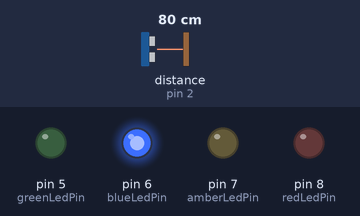
The sketch below on a simulated Arduino Uno, built with avr-gcc and run on an emulated ATmega328P. Shown: output pins drawn as LEDs (lit = HIGH). Wiring (inferred from the names in the program): ultrasonic range finder: trigger pin 4; echo pin 2. The test bench sets the inputs (shaded band); at power-on: distance to the obstacle (sensor on pin 2) 80 cm. The echo pulse lasts 58.3 µs per cm; pins used as bus, display or sensor lines are not drawn.

Above: at 1.2 s.
1.3 s: distance to the obstacle (sensor on pin 2) set to 70 cm
At 1.9 s:
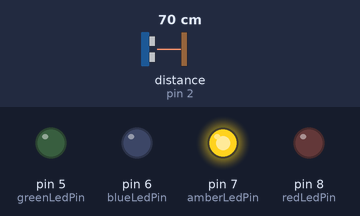
2.8 s: distance to the obstacle (sensor on pin 2) set to 33 cm
4.3 s: distance to the obstacle (sensor on pin 2) set to 28 cm
At 5.3 s:
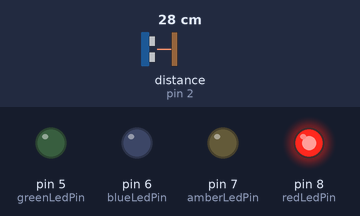
5.8 s: distance to the obstacle (sensor on pin 2) set to 250 cm
At 7.0 s:
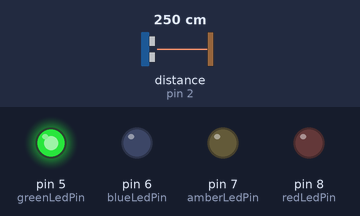
7.3 s: distance to the obstacle (sensor on pin 2) set to 153 cm
8.8 s: distance to the obstacle (sensor on pin 2) set to 147 cm
At 10.2 s:
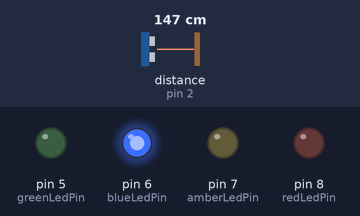
Timing chart, 0 to 11.3 s (numbered marks = the images above; inputs shaded):
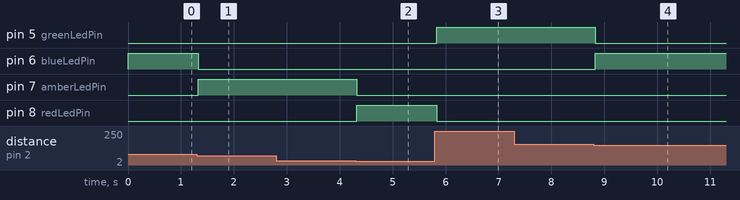

The sketch:

uno-r3.ino
```cpp
#include <avr/interrupt.h>

const byte triggerPin = 4;
const byte echoPin = 2; // INT0
const byte redLedPin = 8;
const byte amberLedPin = 7;
const byte blueLedPin = 6;
const byte greenLedPin = 5;

const uint16_t redThresholdCm = 30;
const uint16_t amberThresholdCm = 75;
const uint16_t blueThresholdCm = 150;
const uint16_t measurementPeriodMs = 60;
const uint16_t echoTimeoutMs = 30;

enum MeasurementState : byte {
  Idle,
  WaitingForRising,
  Measuring
};

volatile MeasurementState measurementState = Idle;
volatile uint32_t timer1OverflowCount = 0;
volatile uint32_t echoStartTicks = 0;
volatile uint16_t echoPulseTicks = 0;
volatile bool measurementReady = false;
volatile uint16_t measurementAgeMs = 0;
volatile bool triggerHigh = false;
bool invalidMeasurement = true;
uint16_t distanceCm = 0;

uint32_t timer1Timestamp() {
  uint32_t overflows = timer1OverflowCount;
  uint16_t counter = TCNT1;

  if ((TIFR1 & (1 << TOV1)) && counter < 0x8000) {
    overflows++;
  }

  return (overflows << 16) | counter;
}

void startMeasurementFromTimer2() {
  if (measurementState != Idle) {
    return;
  }

  measurementState = WaitingForRising;
  measurementAgeMs = 0;
  triggerHigh = true;
  PORTD |= (1 << PD4);

  OCR1A = TCNT1 + 20; // 20 Timer1 ticks at 0.5 us per tick = 10 us.
  TIFR1 |= (1 << OCF1A);
  TIMSK1 |= (1 << OCIE1A);
}

ISR(TIMER1_OVF_vect) { //Interrupt Service Routine for Timer1 overflow
  timer1OverflowCount++;
}

ISR(TIMER1_COMPA_vect) { //Interrupt Service Routine for Timer1 compare match
  if (triggerHigh) {
    PORTD &= ~(1 << PD4);
    triggerHigh = false;
    TIMSK1 &= ~(1 << OCIE1A);
  }
}

ISR(TIMER2_COMPA_vect) { //Interrupt Service Routine for Timer2 compare match
  static uint16_t periodAgeMs = measurementPeriodMs;

  if (periodAgeMs < measurementPeriodMs) {
    periodAgeMs++;
  }
  if (measurementState != Idle) {
    measurementAgeMs++;
  }

  if (measurementState == Idle && periodAgeMs >= measurementPeriodMs) {
    periodAgeMs = 0;
    startMeasurementFromTimer2();
  }

  if (measurementState != Idle && measurementAgeMs >= echoTimeoutMs) {
    measurementState = Idle;
    echoPulseTicks = 0;
    measurementReady = true;
  }
}

ISR(INT0_vect) { //Interrupt Service Routine for external interrupt 0 (INT0) D2
  uint32_t timestamp = timer1Timestamp();

  bool echoHigh = (PIND & (1 << PD2)) != 0;

  if (echoHigh && measurementState == WaitingForRising) {
    echoStartTicks = timestamp;
    measurementState = Measuring;
    measurementAgeMs = 0;
  } else if (!echoHigh && measurementState == Measuring) {
    echoPulseTicks = (uint16_t)(timestamp - echoStartTicks);
    measurementState = Idle;
    measurementReady = true;
  }
}

void setLeds(bool red, bool amber, bool blue, bool green) {
  digitalWrite(redLedPin, red ? HIGH : LOW);
  digitalWrite(amberLedPin, amber ? HIGH : LOW);
  digitalWrite(blueLedPin, blue ? HIGH : LOW);
  digitalWrite(greenLedPin, green ? HIGH : LOW);
}

void showDistance(uint16_t centimetres, bool valid) {
  if (!valid) {
    setLeds(false, false, false, true);
  } else if (centimetres < redThresholdCm) {
    setLeds(true, false, false, false);
  } else if (centimetres < amberThresholdCm) {
    setLeds(false, true, false, false);
  } else if (centimetres < blueThresholdCm) {
    setLeds(false, false, true, false);
  } else {
    setLeds(false, false, false, true);
  }
}

void setup() {
  pinMode(triggerPin, OUTPUT);
  pinMode(echoPin, INPUT);
  pinMode(redLedPin, OUTPUT);
  pinMode(amberLedPin, OUTPUT);
  pinMode(blueLedPin, OUTPUT);
  pinMode(greenLedPin, OUTPUT);
  digitalWrite(triggerPin, LOW);
  showDistance(0, false);

  noInterrupts();

  // Timer1: normal mode, free-running, 16 MHz / 8 = 0.5 us per tick.
  TCCR1A = 0;
  TCCR1B = 0;
  TCNT1 = 0;
  TCCR1B |= (1 << CS11);
  TIMSK1 |= (1 << TOIE1);

  // Timer2: CTC mode, 16 MHz / 64 / (249 + 1) = 1 kHz.
  TCCR2A = (1 << WGM21);
  TCCR2B = (1 << CS22);
  OCR2A = 249;
  TIMSK2 |= (1 << OCIE2A);

  // INT0 on D2 reacts to both Echo edges.
  EICRA = (1 << ISC00);
  EIMSK = (1 << INT0);

  interrupts();
}

void loop() {
  if (measurementReady) {
    uint16_t pulseTicks;

    noInterrupts();
    measurementReady = false;
    pulseTicks = echoPulseTicks;
    interrupts();

    if (pulseTicks == 0 || pulseTicks > 60000) {
      invalidMeasurement = true;
    } else {
      // Timer1 ticks are 0.5 us, so convert to microseconds before cm.
      uint32_t echoMicroseconds = pulseTicks / 2;
      distanceCm = echoMicroseconds / 58;
      invalidMeasurement = distanceCm == 0 || distanceCm > 400;
    }

    showDistance(distanceCm, !invalidMeasurement);
  }
}
```

Measured:
- the behaviour switches between 75 and 74 cm on distance to the obstacle (sensor on pin 2) (found by bisection; images 0 and 1)
- the behaviour switches between 31 and 30 cm on distance to the obstacle (sensor on pin 2) (found by bisection; images 1 and 2)
- the behaviour switches between 150 and 149 cm on distance to the obstacle (sensor on pin 2) (found by bisection; images 3 and 4)
- after the input at 1.3 s, pin 6 (blueLedPin): HIGH → LOW at once; pin 7 (amberLedPin): LOW → HIGH at once
- after the input at 2.8 s, every drawn part: stays the same
- after the input at 4.3 s, pin 7 (amberLedPin): HIGH → LOW at once; pin 8 (redLedPin): LOW → HIGH at once
- after the input at 5.8 s, pin 5 (greenLedPin): LOW → HIGH at once; pin 8 (redLedPin): HIGH → LOW at once
- after the input at 7.3 s, every drawn part: stays the same
- after the input at 8.8 s, pin 5 (greenLedPin): HIGH → LOW at once; pin 6 (blueLedPin): LOW → HIGH at once
